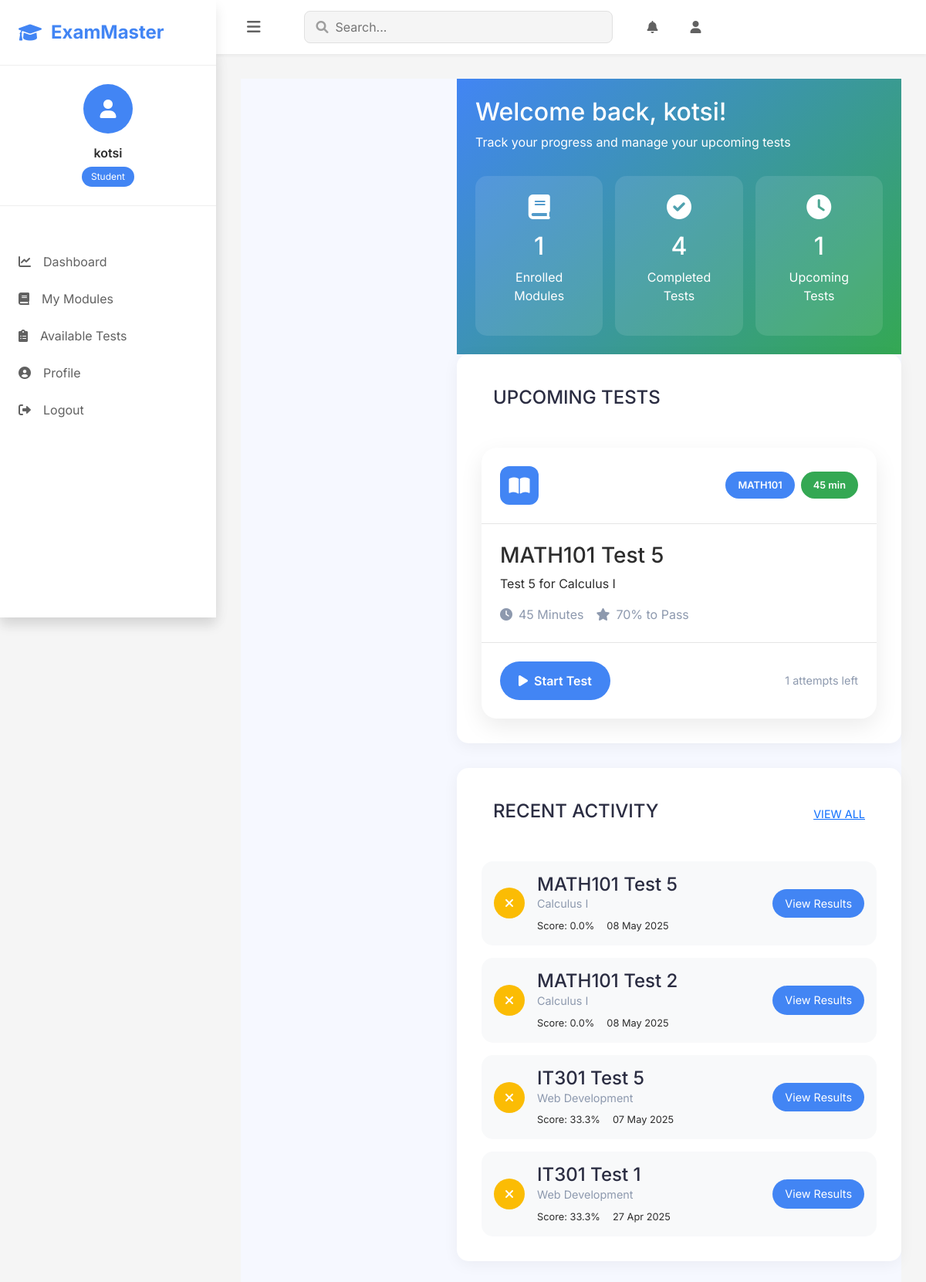
Page /student/dashboard (signed in) on the committed database.
### models.py (models this page shows, shortened)
class User(UserMixin, db.Model):
    id = db.Column(db.Integer, primary_key=True)
    username = db.Column(db.String(64), unique=True, nullable=False)
    email = db.Column(db.String(120), unique=True, nullable=False)
    password_hash = db.Column(db.String(256), nullable=False)
    role = db.Column(db.String(20), nullable=False)  # 'student', 'lecturer', or 'admin'
    date_registered = db.Column(db.DateTime, default=datetime.utcnow)
    face_encodings = db.Column(db.Text, nullable=True)  # store face encoding data as JSON
    created_tests = db.relationship('Test', backref='author', lazy=True,
                                   foreign_keys='Test.lecturer_id')
    test_attempts = db.relationship('TestAttempt', backref='student', lazy=True)
    taught_modules = db.relationship('Module', backref='lecturer', lazy=True)
    enrolled_modules = db.relationship('Module',
                                      secondary=student_module,
                                      backref=db.backref('enrolled_students', lazy='dynamic'),
                                      lazy='dynamic')
    def is_student(self):
        return self.role == 'student'
    def is_admin(self):
        print(f"Checking if user {self.username} is admin. Role: {self.role}")
        result = self.role == 'admin'
        print(f"is_admin result: {result}")
        return result

class Test(db.Model):
    id = db.Column(db.Integer, primary_key=True)
    title = db.Column(db.String(200), nullable=False)
    description = db.Column(db.Text, nullable=True)
    time_limit_minutes = db.Column(db.Integer, nullable=False, default=60)
    due_date = db.Column(db.DateTime, nullable=True)
    max_attempts = db.Column(db.Integer, nullable=False, default=1)
    passing_score = db.Column(db.Integer, nullable=False, default=60)  # Percentage
    created_at = db.Column(db.DateTime, default=datetime.utcnow)
    is_active = db.Column(db.Boolean, default=True)
    lecturer_id = db.Column(db.Integer, db.ForeignKey('user.id'), nullable=True)
    module_id = db.Column(db.Integer, db.ForeignKey('module.id'), nullable=False)
    questions = db.relationship('Question', backref='test', lazy=True, cascade='all, delete-orphan')
    attempts = db.relationship('TestAttempt', backref='test', lazy=True, cascade='all, delete-orphan')

class Module(db.Model):
    id = db.Column(db.Integer, primary_key=True)
    code = db.Column(db.String(10), unique=True, nullable=False)  # e.g., CSC101
    name = db.Column(db.String(100), nullable=False)  # e.g., "Introduction to Computer Science"
    description = db.Column(db.Text, nullable=True)
    created_at = db.Column(db.DateTime, default=datetime.utcnow)
    lecturer_id = db.Column(db.Integer, db.ForeignKey('user.id'), nullable=True)
    tests = db.relationship('Test', backref='module', lazy=True)

class TestAttempt(db.Model):
    id = db.Column(db.Integer, primary_key=True)
    start_time = db.Column(db.DateTime, default=datetime.utcnow)
    end_time = db.Column(db.DateTime, nullable=True)
    score = db.Column(db.Float, nullable=True)
    is_completed = db.Column(db.Boolean, default=False)
    test_id = db.Column(db.Integer, db.ForeignKey('test.id'), nullable=False)
    student_id = db.Column(db.Integer, db.ForeignKey('user.id'), nullable=False)
    answers = db.relationship('StudentAnswer', backref='attempt', lazy=True, cascade='all, delete-orphan')
    face_logs = db.relationship('FaceDetectionLog', backref='attempt', lazy=True, cascade='all, delete-orphan')

### routes.py (the view)
@app.route('/student/dashboard')
@login_required
def student_dashboard():
    if not current_user.is_student():
        flash('Access denied: You need to be a student to view this page.', 'danger')
        return redirect(url_for('index'))
    enrolled_modules = current_user.enrolled_modules.all()
    available_tests = []
    if enrolled_modules:
        module_ids = [module.id for module in enrolled_modules]
        available_tests = Test.query.filter(
            Test.module_id.in_(module_ids),
            ((Test.due_date >= datetime.utcnow()) | (Test.due_date == None)),
            Test.is_active == True
        ).all()
    completed_attempts = TestAttempt.query.filter_by(
        student_id=current_user.id,
        is_completed=True
    ).order_by(TestAttempt.end_time.desc()).all()
    return render_template(
        'student/dashboard.html',
        title='Student Dashboard',
        upcoming_tests=available_tests,  # Match template variable name
        completed_tests=completed_attempts,  # Match template variable name
        enrolled_modules=enrolled_modules
    )

### models.py (called while the page is built)
@login_manager.user_loader
def load_user(user_id):
    return User.query.get(int(user_id))

### templates/student/dashboard.html (shortened to what this page needs)
{% extends "base.html" %}
{% block content %}
<div class="dashboard-container">
    <div class="dashboard-sidebar">
        <div class="user-profile">
            <div class="user-avatar">{{ current_user.username[0].upper() }}</div>
            <h3>{{ current_user.username }}</h3>
            <p class="user-role">Student</p>
        </div>
        <div class="sidebar-menu">
            <a href="#" class="menu-item active">
            </a>
            <a href="{{ url_for('manage_enrollment') }}" class="menu-item">
            </a>
            <div class="sidebar-section">
                <div class="section-header">
                </div>
                {% if upcoming_tests %}
                    {% for test in upcoming_tests %}
                        <a href="{{ url_for('start_test', test_id=test.id) }}" class="menu-item sub-item">
                        </a>
                    {% endfor %}
                {% else %}
                    <div class="menu-item sub-item disabled">
                        <i class="fas fa-info-circle"></i>
                        No tests available
                    </div>
                {% endif %}
            </div>
            <a href="{{ url_for('profile') }}" class="menu-item">
            </a>
        </div>
    </div>
    <div class="dashboard-main">
        <div class="welcome-banner">
            <div class="welcome-content">
                <h1>Welcome back, {{ current_user.username }}!</h1>
                <p>Track your progress and manage your upcoming tests</p>
            </div>
            <div class="welcome-stats">
                <div class="stat-card">
                    <i class="fas fa-book"></i>
                    <h3>{{ enrolled_modules|length }}</h3>
                    <p>Enrolled Modules</p>
                </div>
                <div class="stat-card">
                    <i class="fas fa-check-circle"></i>
                    <h3>{{ completed_tests|length }}</h3>
                    <p>Completed Tests</p>
                </div>
                <div class="stat-card">
                    <i class="fas fa-clock"></i>
                    <h3>{{ upcoming_tests|length }}</h3>
                    <p>Upcoming Tests</p>
                </div>
            </div>
        </div>
        <section class="dashboard-section">
            <div class="section-header">
                <h2>Upcoming Tests</h2>
                <span class="badge">{{ upcoming_tests|length }} Available</span>
            </div>
            {% if upcoming_tests %}
            <div class="test-grid">
                {% for test in upcoming_tests %}
                <div class="test-card" onclick="window.location.href='{{ url_for('start_test', test_id=test.id) }}'">
                    <div class="test-card-header">
                        <div class="test-subject-icon">
                            <i class="fas fa-book-open"></i>
                        </div>
                        <div class="test-badges">
                            <span class="badge-module">{{ test.module.code }}</span>
                            <span class="badge-time">{{ test.time_limit_minutes }} min</span>
                        </div>
                    </div>
                    <div class="test-card-content">
                        <h3>{{ test.title }}</h3>
                        <p>{{ test.description or 'No description provided.' }}</p>
                        <div class="test-meta">
                            <div class="meta-item">
                                <i class="fas fa-clock"></i>
                                <span>{{ test.time_limit_minutes }} Minutes</span>
                            </div>
                            <div class="meta-item">
                                <i class="fas fa-star"></i>
                                <span>{{ test.passing_score }}% to Pass</span>
                            </div>
                        </div>
                    </div>
                    <div class="test-card-footer">
                        <button class="btn-start-test">
                            <i class="fas fa-play"></i>
                            Start Test
                        </button>
                        <span class="attempts-left">{{ test.max_attempts - test.attempts|length }} attempts left</span>
                    </div>
                </div>
                {% endfor %}
            </div>
            {% endif %}
        </section>
        <section class="dashboard-section">
            <div class="section-header">
                <h2>Recent Activity</h2>
                <a href="#" class="view-all">View All</a>
            </div>
            {% if completed_tests %}
            <div class="activity-timeline">
                {% for attempt in completed_tests[:5] %}
                <div class="activity-item">
                    <div class="activity-icon {% if attempt.score >= attempt.test.passing_score %}success{% else %}fail{% endif %}">
                        <i class="fas {% if attempt.score >= attempt.test.passing_score %}fa-check{% else %}fa-times{% endif %}"></i>
                    </div>
                    <div class="activity-content">
                        <h4>{{ attempt.test.title }}</h4>
                        <p>{{ attempt.test.module.name }}</p>
                        <div class="activity-meta">
                            <span class="score">Score: {{ "%.1f"|format(attempt.score) }}%</span>
                            <span class="date">{{ attempt.end_time.strftime('%d %b %Y') }}</span>
                        </div>
                    </div>
                    <a href="{{ url_for('view_test_results', attempt_id=attempt.id) }}" class="btn-view-results">View Results</a>
                </div>
                {% endfor %}
            </div>
            {% endif %}
        </section>
    </div>
</div>
{% endblock %}

### templates/base.html (shortened to what this page needs)
<!DOCTYPE html>
<html lang="en">
<head>
    <link href="https://cdn.jsdelivr.net/npm/bootstrap@5.3.0-alpha1/dist/css/bootstrap.min.css" rel="stylesheet">
    <link rel="stylesheet" href="https://cdnjs.cloudflare.com/ajax/libs/font-awesome/6.0.0/css/all.min.css">
    <link rel="stylesheet" href="https://cdn.jsdelivr.net/npm/bootstrap-icons@1.11.3/font/bootstrap-icons.min.css">
    <link rel="stylesheet" href="{{ url_for('static', filename='css/style.css', v='1.0.1') }}">
    <script src="https://cdn.jsdelivr.net/npm/chart.js"></script> </head>
<body class="modern-theme">
    <nav class="sidebar" id="sidebar">
        <div class="sidebar-header">
            <a class="brand" href="{{ url_for('index') }}">
                <i class="fas fa-graduation-cap"></i>
                <span>ExamMaster</span>
            </a>
        </div>
        {% if current_user.is_authenticated %}
        <div class="user-profile">
            <div class="avatar">
                <i class="fas fa-user"></i>
            </div>
            <div class="user-info">
                <h6>{{ current_user.username }}</h6>
                <span class="role-badge">{{ current_user.role.capitalize() }}</span>
            </div>
        </div>
        <ul class="nav-links">
            {% if current_user.is_admin() %}
                <li><a href="{{ url_for('admin_dashboard') }}"><i class="fas fa-chart-line"></i>Dashboard</a></li>
                <li><a href="{{ url_for('admin_manage_users') }}"><i class="fas fa-users"></i>Users</a></li>
                <li><a href="{{ url_for('admin_manage_modules') }}"><i class="fas fa-book"></i>Modules</a></li>
            {% elif current_user.is_student() %}
                <li><a href="{{ url_for('student_dashboard') }}"><i class="fas fa-chart-line"></i>Dashboard</a></li>
                <li><a href="{{ url_for('manage_enrollment') }}"><i class="fas fa-book"></i>My Modules</a></li>
                <li><a href="{{ url_for('available_tests') }}"><i class="fas fa-clipboard-list"></i>Available Tests</a></li>
            {% elif current_user.is_lecturer() %}
                <li><a href="{{ url_for('lecturer_dashboard') }}"><i class="fas fa-chart-line"></i>Dashboard</a></li>
                <li><a href="{{ url_for('manage_modules') }}"><i class="fas fa-book"></i>My Modules</a></li>
                <li><a href="{{ url_for('create_test') }}"><i class="fas fa-plus-circle"></i>Create Test</a></li>
            {% endif %}
            <li><a href="{{ url_for('profile') }}"><i class="fas fa-user-circle"></i>Profile</a></li>
            <li><a href="{{ url_for('logout') }}"><i class="fas fa-sign-out-alt"></i>Logout</a></li>
        </ul>
        {% endif %}
    </nav>
    <div class="main-content">
        <header class="top-bar">
            <button id="sidebar-toggle" class="menu-toggle">
                <i class="fas fa-bars"></i>
            </button>
            <div class="search-bar">
                <i class="fas fa-search"></i>
                <input type="text" placeholder="Search...">
            </div>
            {% if current_user.is_authenticated %}
            <div class="top-bar-actions">
                <a href="#" class="action-btn"><i class="fas fa-bell"></i></a>
                <a href="{{ url_for('profile') }}" class="action-btn"><i class="fas fa-user"></i></a>
            </div>
            {% endif %}
        </header>
        <main class="content-wrapper">
            {% block content %}{% endblock %}
        </main>
    </div>
</body>
</html>

### rows in the picture
User: username "kotsi", role "Student"
Test: module.code "MATH101", time_limit_minutes "45", title "MATH101 Test 5", description "Test 5 for Calculus I", passing_score "70", max_attempts "1"
TestAttempt: test "MATH101 Test 5", test.module.name "Calculus I", score "0.0", end_time "08 May 2025"
TestAttempt: test "MATH101 Test 2", test.module.name "Calculus I", score "0.0", end_time "08 May 2025"
TestAttempt: test "IT301 Test 5", test.module.name "Web Development", score "33.3", end_time "07 May 2025"
TestAttempt: test "IT301 Test 1", test.module.name "Web Development", score "33.3", end_time "27 Apr 2025"

### other values in the picture
{{ enrolled_modules|length }} "1"
{{ completed_tests|length }} "4"
{{ upcoming_tests|length }} "1"
